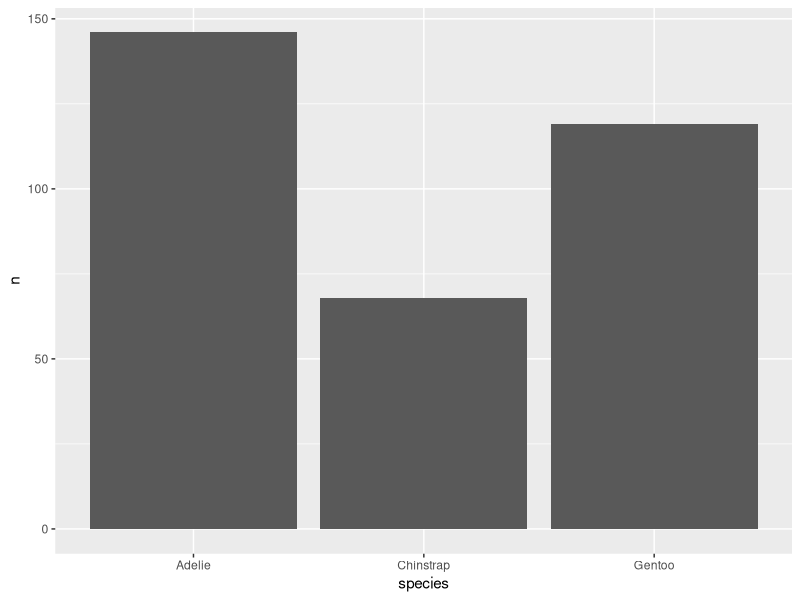
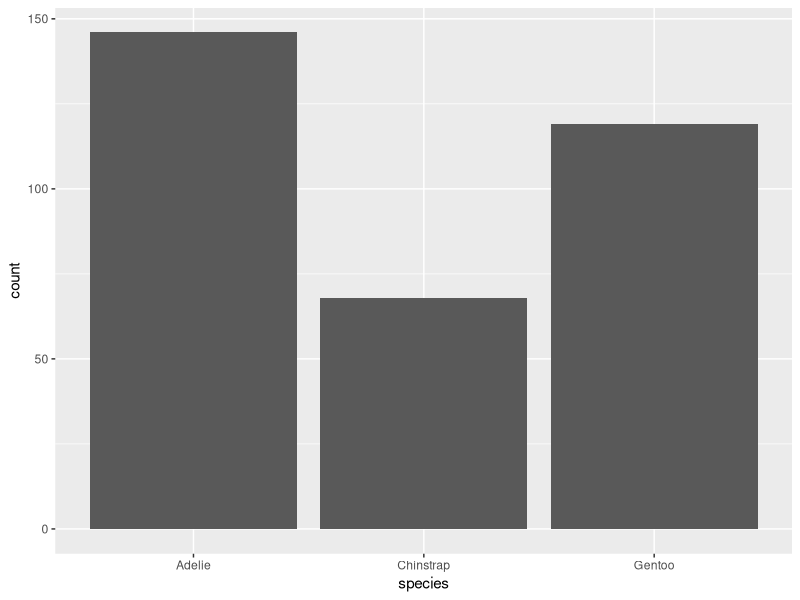
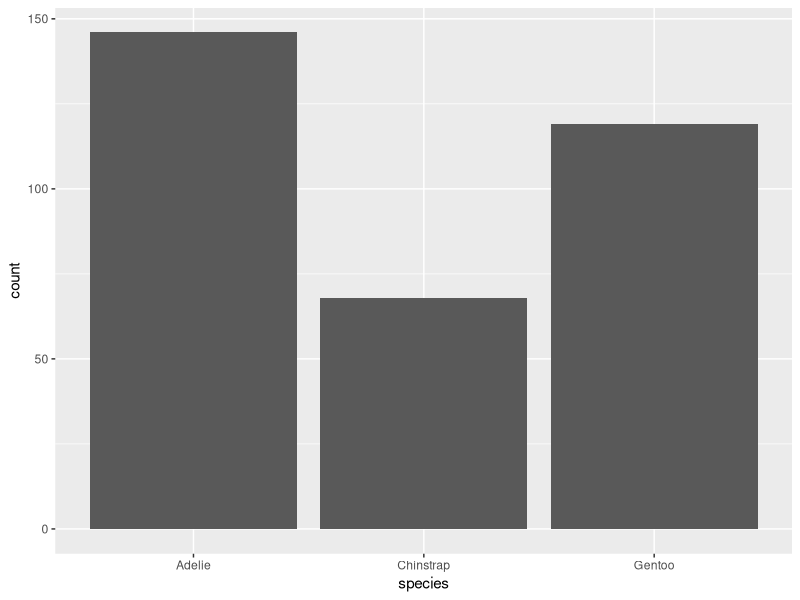
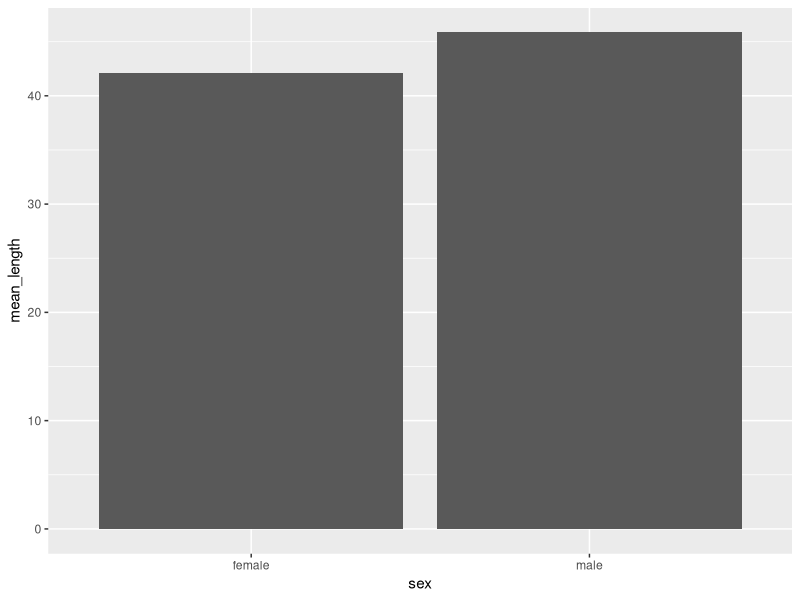
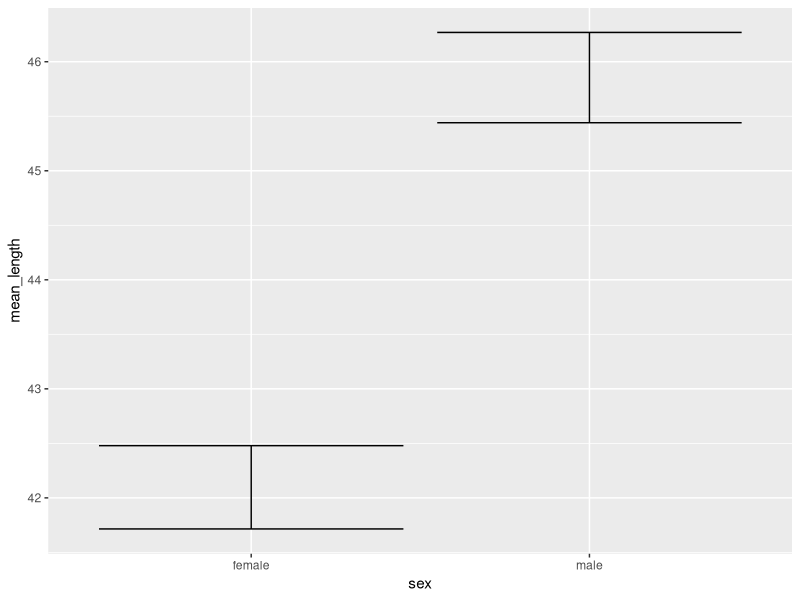
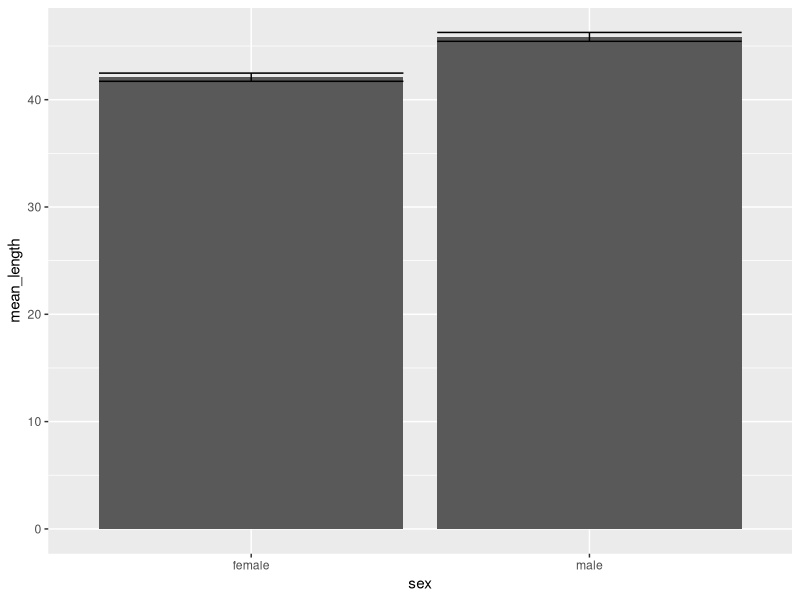
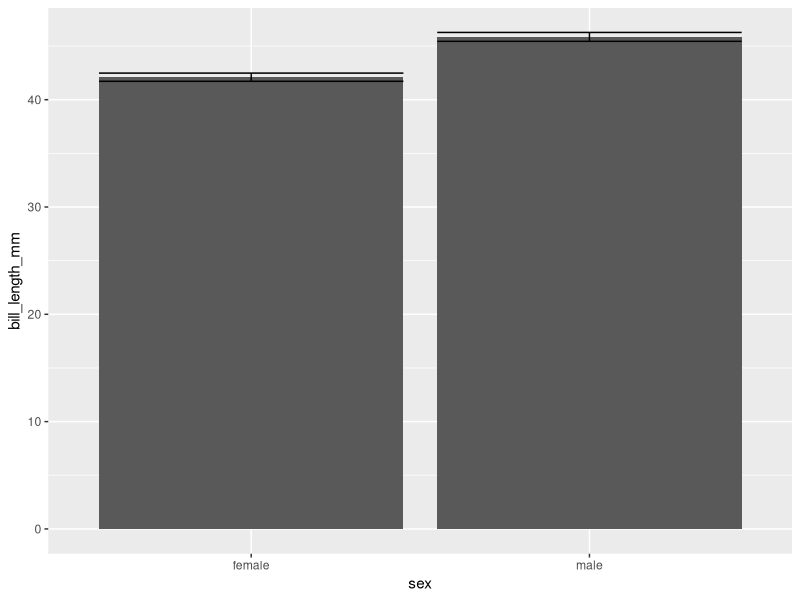
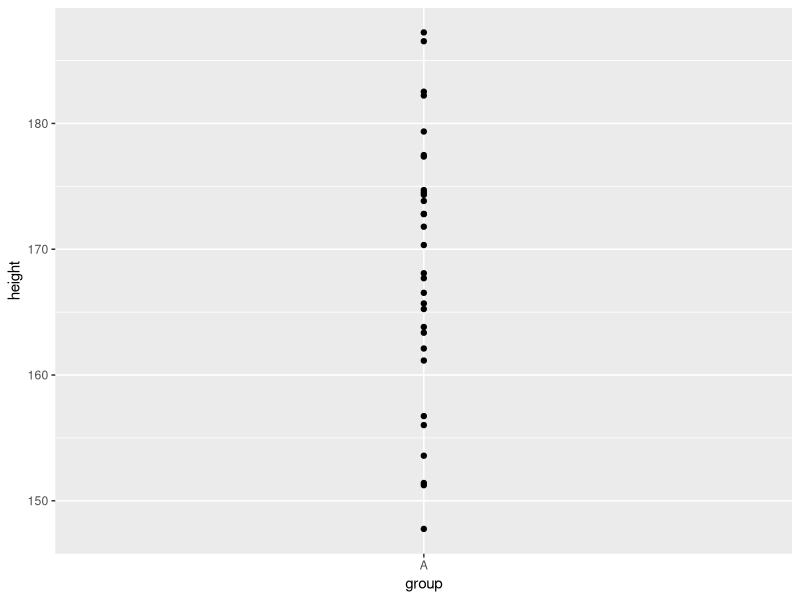

These figures' R source, in order: (Note: this script raises an error after producing the figures.)
## ---- chunk 1
library(tidyverse)
library(palmerpenguins)

penguins <- penguins %>% 
  drop_na()
## ---- chunk 2
penguins %>% 
  count(species) %>% 
  ggplot(aes(x = species, y = n)) +
  geom_col()
## ---- chunk 3
penguins %>% 
  ggplot(aes(x = species)) +
  geom_bar()
## ---- chunk 4
penguins %>% 
  ggplot(aes(x = species)) +
  stat_count()
## ---- chunk 5
df_bar <- penguins %>% 
  group_by(sex) %>% 
  summarize(
    mean_length = mean(bill_length_mm)
  ) %>% 
  ungroup()

df_bar
## ---- chunk 6
df_bar %>% 
  ggplot(aes(x = sex, y = mean_length)) +
  geom_col()
## ---- chunk 7
df_errorbar <- penguins %>% 
  group_by(sex) %>% 
  summarize(
    mean_length = mean(bill_length_mm),
    se = sqrt(var(bill_length_mm)/length(bill_length_mm)),
  ) %>% 
  ungroup() %>% 
  mutate(
    lower = mean_length - se,
    upper = mean_length + se
  )

df_errorbar
## ---- chunk 8
df_errorbar %>% 
  ggplot(aes(x = sex, y = mean_length, ymin = lower, ymax = upper)) +
  geom_errorbar()
## ---- chunk 9
ggplot() +
  geom_col(
    data = df_bar,
    aes(x = sex, y = mean_length)
  ) +
  geom_errorbar(
    data = df_errorbar,
    aes(x = sex, y = mean_length, ymin = lower, ymax = upper)
  )
## ---- chunk 10
penguins %>% 
  ggplot(aes(x = sex, y = bill_length_mm)) +
  stat_summary(geom = "bar") +
  stat_summary(geom = "errorbar")
## ---- chunk 11
height_df <- tibble(group = "A",
                    height = rnorm(30, 170, 10))

height_df
## ---- chunk 12
height_df %>% 
  ggplot(aes(x = group, y = height)) +
  geom_point()
## ---- chunk 13
height_df %>% 
  ggplot(aes(x = group, y = height)) +
  stat_summary()
## ---- chunk 14
mean_se
## ---- chunk 15
mean_se(height_df$height)
## ---- chunk 16
height_df %>% 
  ggplot(aes(x = group, y = height)) +
  stat_summary(
    geom = "pointrange",
    fun.data = mean_se
  )
## ---- chunk 17
ggplot() +
  layer(
    data     = penguins,
    mapping  = aes(x = species),
    geom     = "bar",
    stat     = "count",
    position = "identity"
  )
## ---- chunk 18
penguins %>% 
  ggplot(aes(x = species)) +
  geom_bar(
    stat = "count"     # 缺省值
  )
## ---- chunk 19
penguins %>% 
  ggplot(aes(x = species)) +
  stat_count(
    geom = "bar"       # 缺省值
  )
## ---- chunk 20
ggplot() +
  layer(
    data     = df,
    mapping  = aes(x = group, y = score),
    geom     = "bar",
    stat     = "summary",
    position = "identity"
    ) +
  layer(
    data     = df,
    mapping  = aes(x = group, y = score),
    geom     = "errorbar",
    stat     = "summary",
    position = "identity"
    ) 
## ---- chunk 21
ggplot() +
  stat_summary(
    data     = df,
    mapping  = aes(x = group, y = score),
    geom     = "bar"
    ) +
  stat_summary(
    data     = df,
    mapping  = aes(x = group, y = score),
    geom     = "errorbar"
    ) 
## ---- chunk 22
ggplot() +
  geom_bar(
    data     = df,
    mapping  = aes(x = group, y = score),
    stat     = "summary"
    ) +
  geom_errorbar(
    data     = df,
    mapping  = aes(x = group, y = score),
    stat     = "summary"
    ) 
## ---- chunk 23
penguins %>% 
  ggplot(aes(x = species, y = bill_length_mm)) +
  geom_point() 
## ---- chunk 24
n_fun <- function(x) {
  data.frame(y = 62,
            label = length(x)
            )
}


penguins %>% 
  ggplot(aes(x = species, y = bill_length_mm)) +
  geom_boxplot() +
  geom_jitter() +
  stat_summary(
    fun.data = n_fun,
    geom = "text"
  )
